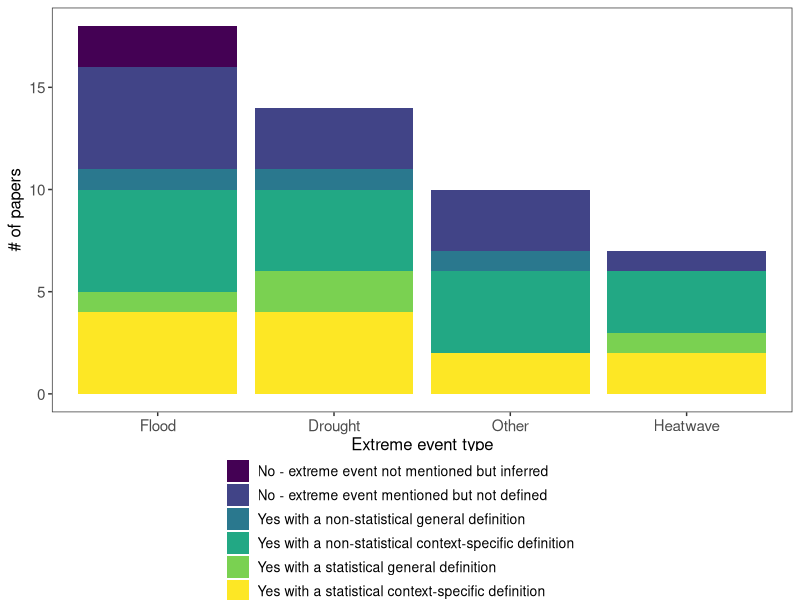
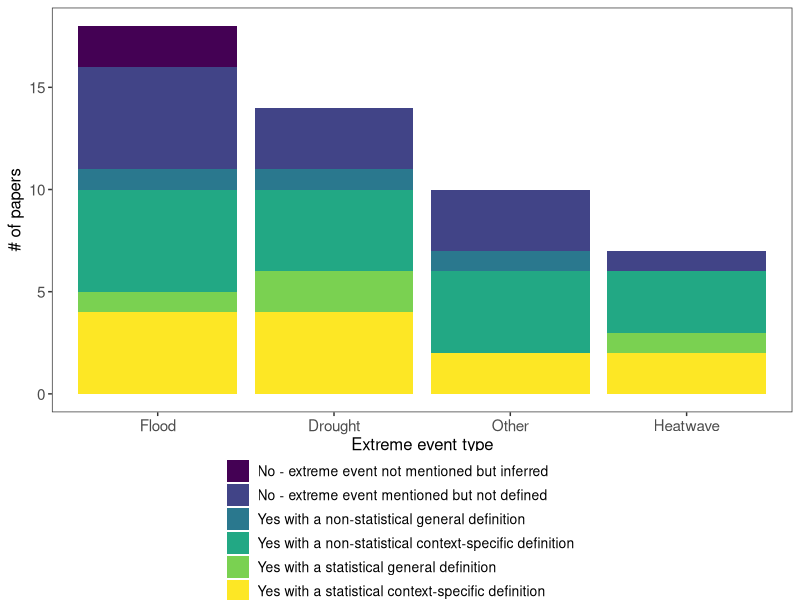

Recreate these plots in R, in order.
## Figure_definitions.R
## This file creates a figure of extreme event definitions using the mini-review data
## Last updated 2021-05-13 by Lillian Aoki

library(readr)
library(tidyverse)
library(cowplot)

## set the theme ####
# this function can be used to get our figures synchronized - sets the global theme for all ggplot objects in the script
# copy paste the following line and run it before the any ggplot plotting functions
theme_set(theme_bw()+ theme(panel.grid = element_blank()))

# note, I also set the axis text sizes in my figure below, if we want consistent text sizes, use the full theme_set() below
theme_set(theme_bw()+ theme(panel.grid = element_blank(),
                            axis.text = element_text(size=11),
                            axis.title = element_text(size=12),
                            legend.text = element_text(size=10)))

## prepare data ####
EEdata <- read_csv("EEdata.csv",skip_empty_rows = TRUE)
EEdata <- distinct(EEdata,UniqueAccession,.keep_all = TRUE)
EEdata <- EEdata[-c(which(is.na(EEdata$UniqueAccession))),]

# create 'broad' categories of proximate event types - Flood, Drought, Heatwave, Other
EEdata$ProximateEvent_Type_broad <- factor(rep(NA,length(EEdata$ProximateEvent_Type)),
                                           levels=c("Flood","Drought","Heatwave","Other"))
EEdata$ProximateEvent_Type_broad[EEdata$ProximateEvent_Type %in% c("Flood")] <- "Flood"
EEdata$ProximateEvent_Type_broad[EEdata$ProximateEvent_Type %in% c("Drought")] <- "Drought"
EEdata$ProximateEvent_Type_broad[EEdata$ProximateEvent_Type %in% c("Heatwave")] <- "Heatwave"
EEdata$ProximateEvent_Type_broad[is.na(EEdata$ProximateEvent_Type_broad)] <- "Other"

### Re-ordering the statistical definitions
EEdata$Extreme_Definition <- as.factor(EEdata$Extreme_Definition)
ExDef_order <- c("No - extreme event not mentioned but inferred",
                 "No - extreme event mentioned but not defined",
                 "Yes with a non-statistical general definition",
                 "Yes with a non-statistical context-specific definition",
                 "Yes with a statistical general definition",
                 "Yes with a statistical context-specific definition")
EEdata$Extreme_Definition <- ordered(EEdata$Extreme_Definition,levels=ExDef_order)

# Create figure for paper ####
fig <- ggplot(EEdata,aes(fill=Extreme_Definition,
                  x=reorder(ProximateEvent_Type_broad,ProximateEvent_Type_broad,function(x)-length(x))))+
  geom_bar()+
  ylab("# of papers")+
  xlab("Extreme event type")+
  theme(legend.title = element_blank())
legend <- get_legend(fig)
fig_nol <- ggplot(EEdata,aes(fill=Extreme_Definition,
                  x=reorder(ProximateEvent_Type_broad,ProximateEvent_Type_broad,function(x)-length(x))))+
  geom_bar()+
  ylab("# of papers")+
  xlab("Extreme event type")+
  theme(legend.title = element_blank(),
        legend.position = "")
fig_leg <- cowplot::plot_grid(fig_nol,legend,ncol=1,rel_heights = c(1,.3))
fig_leg
# export the figure as a PDF for the submission
# BioScience doesn't give dimensions but 1-column is about 3.3 in in width...
ggsave(fig_leg, filename = "Figure_definitions/Fig_definitions.pdf",width=3.25, height=6.5)
